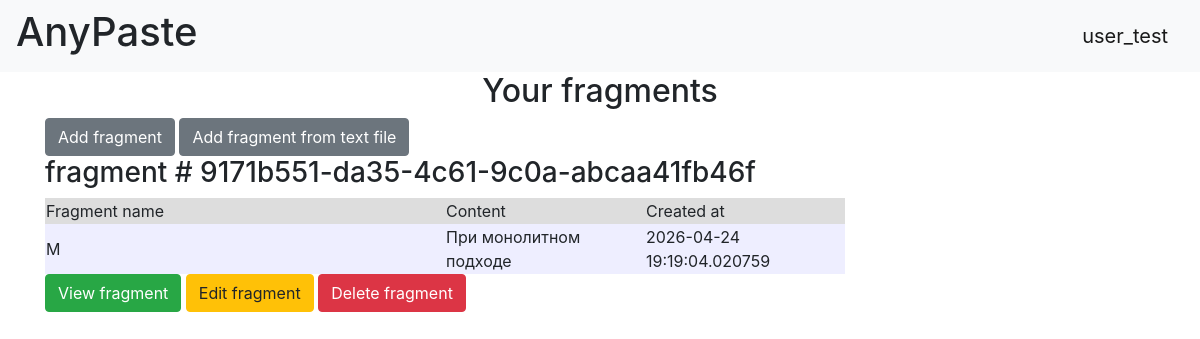
Page / (signed in) on the earlier database version.
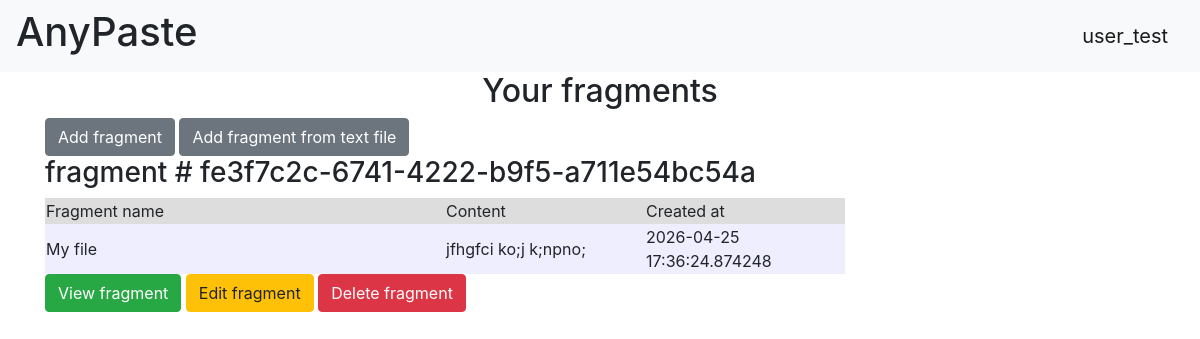
Same page on the later database version.
### db/models/users.py (models this page shows, shortened)
class User(SqlAlchemyBase, UserMixin):
    __tablename__ = 'users'
    id = Column(Integer, primary_key=True)
    username = Column(String, nullable=False)
    hashed_password = Column(String, nullable=False)
    email = Column(String, nullable=False, unique=True)
    fragments = relationship("Fragment", back_populates="user")

### db/models/fragments.py (models this page shows)
class Fragment(SqlAlchemyBase):
    __tablename__ = 'fragments'
    id = Column(String(32), primary_key=True)  # UUID - сгенерированная HEX строка обеспечивающая неповторимость ID
    user_id = Column(Integer, ForeignKey('users.id'), nullable=False)
    filename = Column(String, nullable=False)  # Имя для отображения в списке фрагментов на сайте
    content = Column(TEXT, nullable=False)  # содержимое файла
    created_at = Column(DateTime, default=datetime.now())
    user = relationship("User", back_populates="fragments")

### web/blueprints/index.py (the view)
@index_bp.route('/')
def index():
    session = create_session()
    if current_user.is_authenticated:
        fragments = session.query(Fragment).filter(Fragment.user_id == current_user.id).all()
    else:
        fragments = []
    session.close()
    return render_template('index.html', fragments=fragments)

### db/session_factory.py (called while the page is built)
def create_session() -> Session:
    global __factory
    return __factory()

### main.py (called while the page is built)
@login_manager.user_loader
def load_user(user_id):
    session = create_session()
    return session.get(User, user_id)

### templates/index.html (shortened to what this page needs)
{% extends "base.html" %}
{% block content %}
<h2 align="center">Your fragments</h2>
{% if current_user and current_user.is_authenticated %}
<a class="btn btn-secondary" href="/add_fragment">Add fragment</a>
<a class="btn btn-secondary" href="/add_from_file">Add fragment from text file</a>
{% endif %}
{% for fragment in fragments %}
<h3> fragment # {{ fragment.id }}</h3>
<div class="table_container">
    <table class="my_table">
    <tr class="my_row">
        <td class="title" width="400px" bgcolor="#dddddd">Fragment name</td>
        <td class="title" width="200px" bgcolor="#dddddd">Content</td>
        <td class="title" width="200px" bgcolor="#dddddd">Created at</td>
    </tr>
    <tr class="my_row">
        <td class="ordinary" width="400px" bgcolor="#eeeeff">{{ fragment.filename }}</td>
        <td class="ordinary" width="200px" bgcolor="#eeeeff">{{ fragment.content[:25] }}</td>
        <td class="ordinary" width="200px" bgcolor="#eeeeff">{{ fragment.created_at}}</td>
    </tr>
    </table>
</div>
<a class="btn btn-success" href="/fragments/{{ fragment.id }}">View fragment</a>
<a class="btn btn-warning" href="/edit_fragment/{{ fragment.id }}">Edit fragment</a>
<a class="btn btn-danger" href="/delete_fragment/{{ fragment.id }}">Delete fragment</a>
{% endfor %}
{% endblock %}

### templates/base.html (shortened to what this page needs)
<!doctype html>
<html lang="en">
<head>
    <link rel="stylesheet"
          href="https://stackpath.bootstrapcdn.com/bootstrap/4.4.1/css/bootstrap.min.css"
>
</head>
<body>
<header>
    <nav class="navbar navbar-light bg-light">
        <h1>AnyPaste</h1>
        {% if current_user and current_user.is_authenticated %}
        <a class="navbar-brand" href="/logout">{{ current_user.username }}</a>
        {% else %}
        <p>
        <a class="btn btn-primary " href="/register">Зарегистрироваться</a>
        <a class="btn btn-success" href="/login">Войти</a>
        </p>
        {% endif %}
    </nav>
</header>
<main role="main" class="container">
    {% block content %}{% endblock %}
</main>
</body>
</html>

Differences in the rows shown:
removed Fragment: id "9171b551-da35-4c61-9c0a-abcaa41fb46f", filename "M", content "При монолитном подходе", created_at "2026-04-24 19:19:04.020759"
added Fragment: id "fe3f7c2c-6741-4222-b9f5-a711e54bc54a", filename "My file", content "jfhgfci ko;j k;npno;", created_at "2026-04-25 17:36:24.874248"
